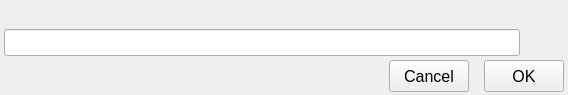
<?xml version="1.0" encoding="UTF-8"?>
<ui version="4.0">
 <class>system_password_asker</class>
 <widget class="QDialog" name="system_password_asker">
  <property name="geometry">
   <rect>
    <x>0</x>
    <y>0</y>
    <width>568</width>
    <height>95</height>
   </rect>
  </property>
  <property name="maximumSize">
   <size>
    <width>568</width>
    <height>95</height>
   </size>
  </property>
  <property name="windowTitle">
   <string>Dialog</string>
  </property>
  <layout class="QVBoxLayout" name="verticalLayout_3">
   <property name="spacing">
    <number>4</number>
   </property>
   <property name="leftMargin">
    <number>4</number>
   </property>
   <property name="topMargin">
    <number>4</number>
   </property>
   <property name="rightMargin">
    <number>4</number>
   </property>
   <property name="bottomMargin">
    <number>3</number>
   </property>
   <item>
    <layout class="QVBoxLayout" name="verticalLayout_2">
     <property name="spacing">
      <number>4</number>
     </property>
     <item>
      <layout class="QVBoxLayout" name="verticalLayout">
       <item>
        <widget class="QLabel" name="label_message">
         <property name="text">
          <string/>
         </property>
        </widget>
       </item>
       <item>
        <layout class="QHBoxLayout" name="horizontalLayout">
         <property name="spacing">
          <number>-1</number>
         </property>
         <item>
          <widget class="QLineEdit" name="lineEdit_pwd">
           <property name="font">
            <font>
             <pointsize>12</pointsize>
             <italic>false</italic>
            </font>
           </property>
           <property name="focusPolicy">
            <enum>Qt::StrongFocus</enum>
           </property>
           <property name="placeholderText">
            <string/>
           </property>
          </widget>
         </item>
         <item>
          <widget class="QPushButton" name="pushButton_show_hide_password">
           <property name="maximumSize">
            <size>
             <width>45</width>
             <height>21</height>
            </size>
           </property>
           <property name="focusPolicy">
            <enum>Qt::NoFocus</enum>
           </property>
           <property name="styleSheet">
            <string notr="true">QPuhButton:flat{border: none; background-color: transparent;}
QPuhButton{background:transparent;}
QPushButton:checked{ background-color: transparent; border: none;  } 
QPushButton:clicked{ background-color: transparent;  border: none;}               
QPushButton:pressed { background-color: transparent; border: none; }</string>
           </property>
           <property name="text">
            <string/>
           </property>
           <property name="iconSize">
            <size>
             <width>60</width>
             <height>28</height>
            </size>
           </property>
           <property name="checkable">
            <bool>true</bool>
           </property>
           <property name="flat">
            <bool>true</bool>
           </property>
          </widget>
         </item>
        </layout>
       </item>
      </layout>
     </item>
     <item>
      <layout class="QHBoxLayout" name="horizontalLayout_2">
       <property name="spacing">
        <number>15</number>
       </property>
       <property name="leftMargin">
        <number>2</number>
       </property>
       <property name="bottomMargin">
        <number>0</number>
       </property>
       <item>
        <widget class="QLabel" name="label_version">
         <property name="text">
          <string/>
         </property>
         <property name="alignment">
          <set>Qt::AlignBottom|Qt::AlignLeading|Qt::AlignLeft</set>
         </property>
        </widget>
       </item>
       <item>
        <spacer name="horizontalSpacer_2">
         <property name="orientation">
          <enum>Qt::Horizontal</enum>
         </property>
         <property name="sizeHint" stdset="0">
          <size>
           <width>40</width>
           <height>20</height>
          </size>
         </property>
        </spacer>
       </item>
       <item>
        <widget class="QLabel" name="label_status">
         <property name="text">
          <string/>
         </property>
         <property name="alignment">
          <set>Qt::AlignBottom|Qt::AlignLeading|Qt::AlignLeft</set>
         </property>
        </widget>
       </item>
       <item>
        <spacer name="horizontalSpacer">
         <property name="orientation">
          <enum>Qt::Horizontal</enum>
         </property>
         <property name="sizeHint" stdset="0">
          <size>
           <width>40</width>
           <height>20</height>
          </size>
         </property>
        </spacer>
       </item>
       <item>
        <widget class="QPushButton" name="pushButton_cancel">
         <property name="minimumSize">
          <size>
           <width>80</width>
           <height>32</height>
          </size>
         </property>
         <property name="font">
          <font>
           <pointsize>12</pointsize>
          </font>
         </property>
         <property name="focusPolicy">
          <enum>Qt::NoFocus</enum>
         </property>
         <property name="text">
          <string>Cancel</string>
         </property>
        </widget>
       </item>
       <item>
        <widget class="QPushButton" name="pushButton_ok">
         <property name="minimumSize">
          <size>
           <width>80</width>
           <height>32</height>
          </size>
         </property>
         <property name="font">
          <font>
           <pointsize>12</pointsize>
          </font>
         </property>
         <property name="focusPolicy">
          <enum>Qt::NoFocus</enum>
         </property>
         <property name="text">
          <string>OK</string>
         </property>
        </widget>
       </item>
      </layout>
     </item>
    </layout>
   </item>
  </layout>
 </widget>
 <tabstops>
  <tabstop>pushButton_ok</tabstop>
  <tabstop>pushButton_show_hide_password</tabstop>
  <tabstop>pushButton_cancel</tabstop>
  <tabstop>lineEdit_pwd</tabstop>
 </tabstops>
 <resources/>
 <connections/>
</ui>
